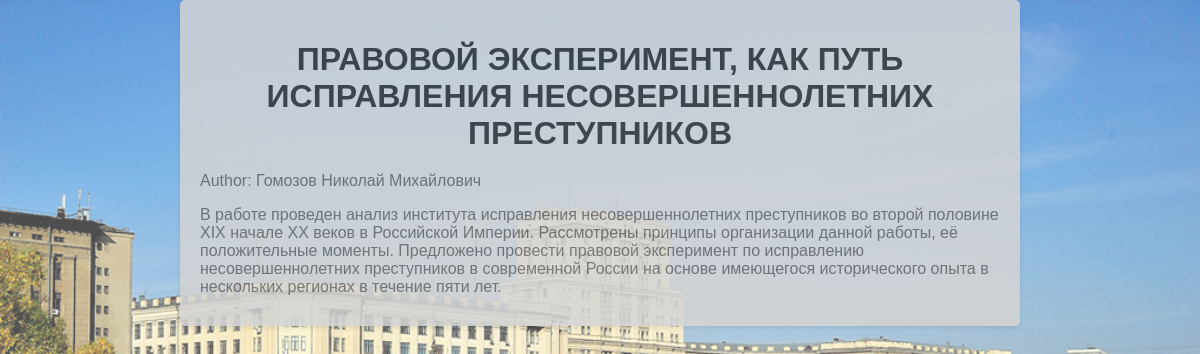
The app's page /5/ with its own data.
### журнал/models.py (models this page shows, shortened)
class Article(models.Model):
    author = models.CharField(max_length=255)
    content = models.TextField()
    publicationDate = models.DateField()
    title = models.CharField(max_length=255)

### журнал/views.py (the view)
# urls.py: path('<int:article_id>/', views.SearchArticle.article_detail, name='article_detail'),
    @staticmethod
    def article_detail(request, article_id):
        article = Article.objects.get(id=article_id)
        context = {
            'article': article
        }
        return render(request, 'article_detail.html', context)

### журнал/templates/article_detail.html (shortened to what this page needs)
<!DOCTYPE html>
<html>
<head>
</head>
<body>
    <div class="container">
        <h1>{{ article.title }}</h1>
        <p>Author: {{ article.author }}</p>
        <p>{{ article.content }}</p>
    </div>
</body>
</html>

### журнал/templates/article_detail.html (style rules this page uses)
body { background-image: url('/static/images/1.png'); background-size: cover; font-family: Arial, sans-serif; margin: 0; padding: 0; }
.container { max-width: 800px; margin: 0 auto; background-color: #d4d4d4;; padding: 20px; border-radius: 5px; box-shadow: 0 2px 5px rgba(0, 0, 0, 0.1); opacity:0.85; }
h1 { color: #333; text-align: center; margin-bottom: 20px; }
p { color: #666; margin-bottom: 10px; }

### records on screen
Article: title "ПРАВОВОЙ ЭКСПЕРИМЕНТ, КАК ПУТЬ ИСПРАВЛЕНИЯ НЕСОВЕРШЕННОЛЕТНИХ ПРЕСТУПНИКОВ", author "Гомозов Николай Михайлович", content "В работе проведен анализ института исправления несовершеннолетних преступников во второй половине ХIХ начале ХХ веков в Российской Империи. Рассмотрены принципы организации данной работы, её положительные моменты. Предложено провести правовой эксперимент по исправлению несовершеннолетних преступников в современной России на основе имеющегося исторического опыта в нескольких регионах в течение пяти лет."
